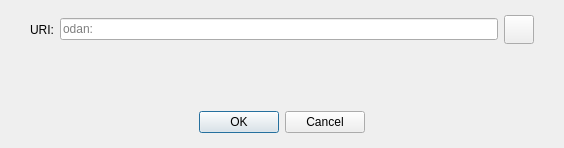
<?xml version="1.0" encoding="UTF-8"?>
<ui version="4.0">
 <class>OpenURIDialog</class>
 <widget class="QDialog" name="OpenURIDialog">
  <property name="geometry">
   <rect>
    <x>0</x>
    <y>0</y>
    <width>564</width>
    <height>148</height>
   </rect>
  </property>
  <property name="windowTitle">
   <string>Open odan URI</string>
  </property>
  <layout class="QVBoxLayout" name="verticalLayout">
   <property name="leftMargin">
    <number>0</number>
   </property>
   <property name="topMargin">
    <number>15</number>
   </property>
   <property name="rightMargin">
    <number>0</number>
   </property>
   <property name="bottomMargin">
    <number>0</number>
   </property>
   <item>
    <layout class="QHBoxLayout" name="horizontalLayout">
     <property name="leftMargin">
      <number>30</number>
     </property>
     <property name="rightMargin">
      <number>30</number>
     </property>
     <item>
      <widget class="QLabel" name="label">
       <property name="text">
        <string>URI:</string>
       </property>
      </widget>
     </item>
     <item>
      <widget class="QValidatedLineEdit" name="uriEdit">
       <property name="placeholderText">
        <string notr="true">odan:</string>
       </property>
      </widget>
     </item>
     <item>
      <widget class="QToolButton" name="pasteButton">
       <property name="toolTip">
        <string extracomment="Tooltip text for button that allows you to paste an address that is in your clipboard.">Paste address from clipboard</string>
       </property>
       <property name="text">
        <string/>
       </property>
       <property name="icon">
        <iconset resource="../bitcoin.qrc">
         <normaloff>:/icons/editpaste</normaloff>:/icons/editpaste
        </iconset>
       </property>
       <property name="iconSize">
        <size>
         <width>22</width>
         <height>22</height>
        </size>
       </property>
      </widget>
     </item>
    </layout>
   </item>
   <item>
    <spacer name="verticalSpacer">
     <property name="orientation">
      <enum>Qt::Vertical</enum>
     </property>
     <property name="sizeHint" stdset="0">
      <size>
       <width>20</width>
       <height>40</height>
      </size>
     </property>
    </spacer>
   </item>
   <item>
    <widget class="QWidget" name="buttonsContainerWhite" native="true">
     <layout class="QHBoxLayout" name="horizontalLayout_2">
      <property name="leftMargin">
       <number>30</number>
      </property>
      <property name="topMargin">
       <number>15</number>
      </property>
      <property name="rightMargin">
       <number>30</number>
      </property>
      <property name="bottomMargin">
       <number>15</number>
      </property>
      <item>
       <widget class="QDialogButtonBox" name="buttonBox">
        <property name="orientation">
         <enum>Qt::Horizontal</enum>
        </property>
        <property name="standardButtons">
         <set>QDialogButtonBox::Cancel|QDialogButtonBox::Ok</set>
        </property>
        <property name="centerButtons">
         <bool>true</bool>
        </property>
       </widget>
      </item>
     </layout>
    </widget>
   </item>
  </layout>
 </widget>
 <customwidgets>
  <customwidget>
   <class>QValidatedLineEdit</class>
   <extends>QLineEdit</extends>
   <header>qt/qvalidatedlineedit.h</header>
  </customwidget>
 </customwidgets>
 <resources/>
 <connections>
  <connection>
   <sender>buttonBox</sender>
   <signal>accepted()</signal>
   <receiver>OpenURIDialog</receiver>
   <slot>accept()</slot>
   <hints>
    <hint type="sourcelabel">
     <x>248</x>
     <y>254</y>
    </hint>
    <hint type="destinationlabel">
     <x>157</x>
     <y>274</y>
    </hint>
   </hints>
  </connection>
  <connection>
   <sender>buttonBox</sender>
   <signal>rejected()</signal>
   <receiver>OpenURIDialog</receiver>
   <slot>reject()</slot>
   <hints>
    <hint type="sourcelabel">
     <x>316</x>
     <y>260</y>
    </hint>
    <hint type="destinationlabel">
     <x>286</x>
     <y>274</y>
    </hint>
   </hints>
  </connection>
 </connections>
</ui>
